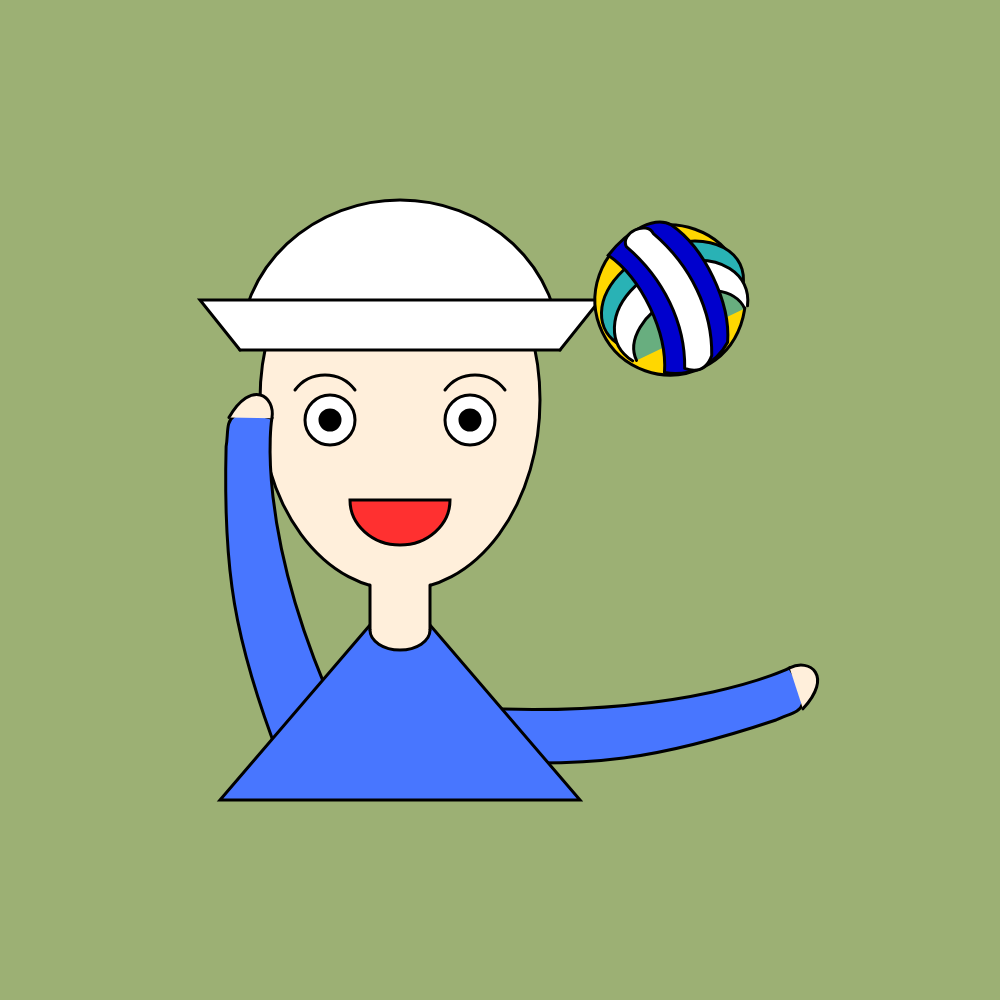
Frame 1 (no input)
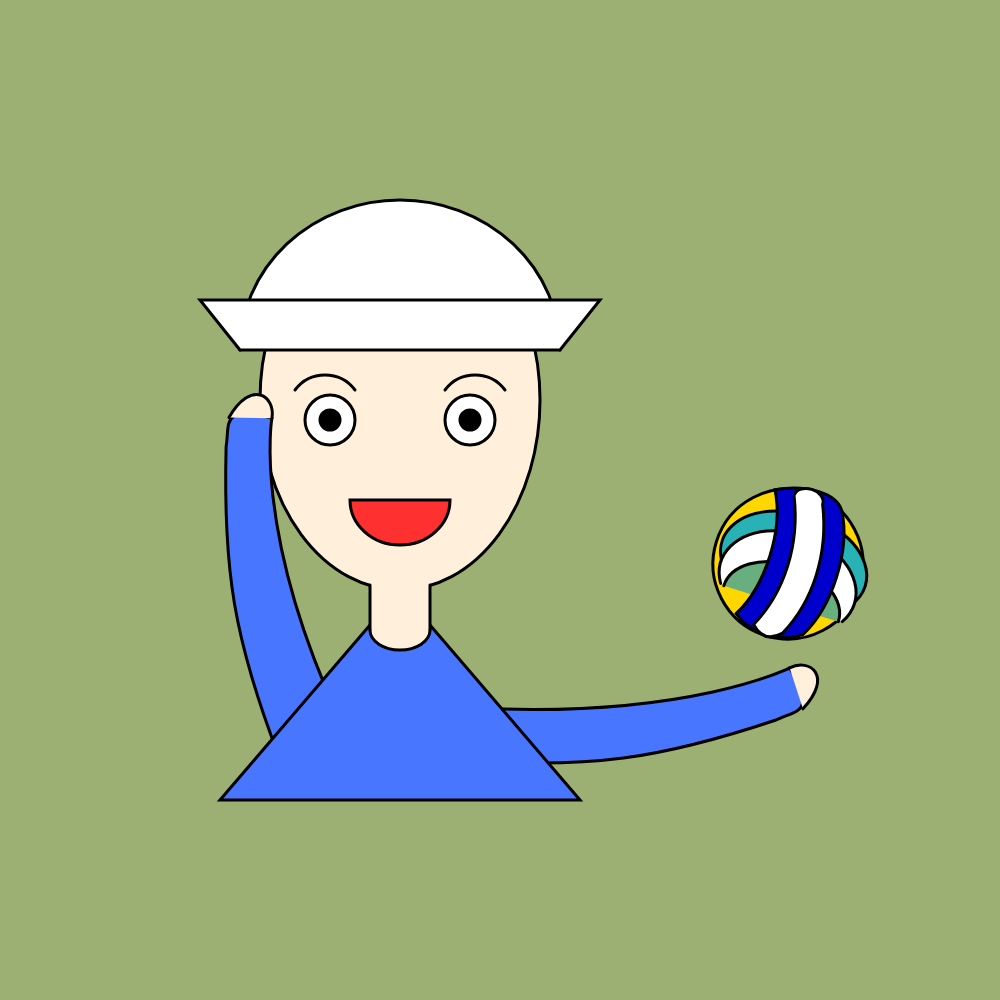
Frame 60 (no input)
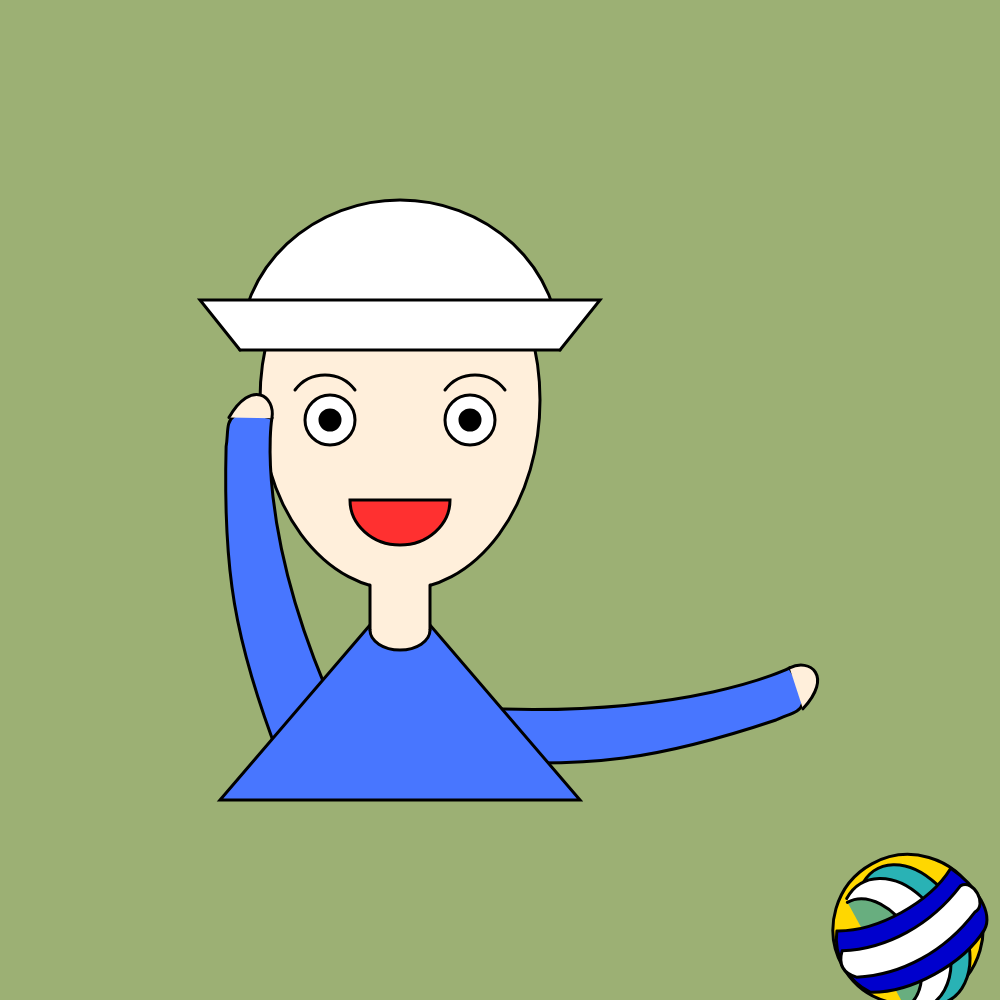
Frame 120 (the mouse pressed at the canvas centre since frame 60)

The p5.js sketch that drew these frames (run headless with seeded random() and noise() and a simulated clock; from frame 60 on, the mouse is pressed at the canvas centre):

// p5.js sketch
// ── sketch.js
var x0=670;
var y0=300;
var dx=2;
function setup() {
  createCanvas(1000, 1000);
}

function draw() {
  background(156, 176, 116);
  strokeWeight(3);
  //脸
  fill(255,239,219);
  ellipse(400,400,280,380);
  fill(0);
  //刘海
  fill(255, 255, 255);
  arc(400,350,320,300,-PI,0,OPEN);

  //发尾
  fill(255, 255, 255);
  quad(240,350,200,300,600,300,560,350);
  




   //右胳膊
  push();
  fill(72,118,255);
  translate(490,720);
  rotate(dx/PI);
  translate(-490,-720);
  beginShape();
  vertex(470,720);
  bezierVertex(650,600,700,500,700,500);
  bezierVertex(750,520,730,530,720,550);
  bezierVertex(650,650,600,700,490,770);
  endShape();

  //右手
  fill(255,239,219);
  bezier(700,500,710,480,740,480,735,525);
  pop();
  
  //左胳膊
  push();
  fill(72,118,255);
  translate(310,720);
  rotate(dx/PI);
  translate(-310,-720);
  beginShape();
  vertex(330,700);
  bezierVertex(150,600,100,500,100,500);
  bezierVertex(50,520,70,530,80,550);
  bezierVertex(150,650,200,700,310,770);
  endShape();
  
  //左手
  fill(255,239,219);
  bezier(100,500,90,480,60,480,65,525);
  pop();

  //身子
  fill(72,118,255);
  triangle(400,590,220,800,580,800);

  //脖子
  strokeWeight(0);
  fill(255,239,219);
  rect(370,570,60,60);
  strokeWeight(3);
  line(370,585,370,630);
  line(430,585,430,630);

  //领子
  strokeWeight(3);
  fill(255,239,219);
  arc(400,630,60,40,0,PI,OPEN);

  //眼睛
  fill(255);
  ellipse(330,420,50,50);  //左眼白
  ellipse(470,420,50,50);  //右眼白
  fill(0);
  ellipse(330,420,20,20);  //左眼珠‘
  ellipse(470,420,20,20);  //右眼珠
  
  //眉毛
  //line(300,380,350,380);
  noFill();
  bezier(295,390,310,370,340,370,355,390);  //左眉毛
  bezier(505,390,490,370,460,370,445,390);  //右眉毛

  //嘴巴
  fill(255,48,48);
  arc(400,500,100,90,0,PI,CHORD);



  //球
  push();
  translate(x0,y0);
  rotate(dx*x0/(100*PI));
  translate(-x0,-y0);
  fill(255,215,0);
  ellipse(x0,y0,150,150);
  x0+=dx;
  y0=0.0034*x0*x0-2.72*x0+596.14;
  if(x0>=width||x0<=0)
  dx=-dx;

  //纹路
  //竖蓝色
  fill(41,178,181);
  arc(x0,y0,100,150,-3*PI/5,3*PI/5,OPEN);

  //竖白色
  fill(255);
  arc(x0-20,y0,100,140,-3*PI/5,3*PI/5,OPEN);

  //竖黄色
  fill(104,174,127);
  arc(x0-42,y0,80,120,-PI/2,PI/2,OPEN);

  //横蓝色
  fill(0,0,205);
  beginShape();
  vertex(x0-65,y0-40);
  bezierVertex(x0-30,y0-20,x0+30,y0-20,x0+65,y0-40);
  bezierVertex(x0+80,y0-10,x0+80,y0+20,x0+65,y0+30);
  bezierVertex(x0+30,y0+50,x0-30,y0+50,x0-65,y0+30);
  bezierVertex(x0-80,y0+10,x0-80,y0-20,x0-65,y0-40);
  endShape();

  //arc(670,300,150,100,0-PI/10,PI+PI/10,OPEN);

  //白色
  fill(255);
  beginShape();
  vertex(x0-70,y0-20);
  bezierVertex(x0-30,y0,x0+20,y0,x0+65,y0-20);
  bezierVertex(x0+80,y0-20,x0+80,y0+10,x0+65,y0+10);
  bezierVertex(x0+20,y0+30,x0-30,y0+30,x0-70,y0+10);
  bezierVertex(x0-80,y0,x0-80,y0-10,x0-70,y0-20);
  endShape();
  pop();
}
